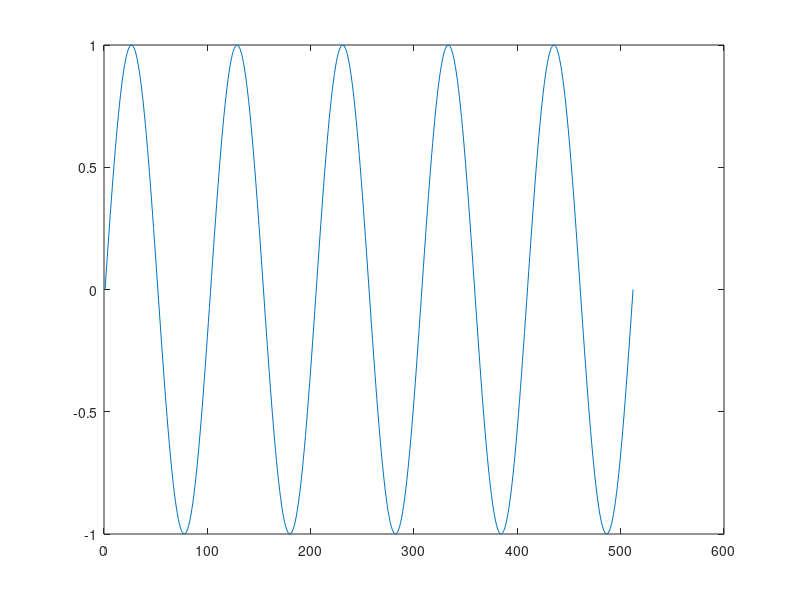
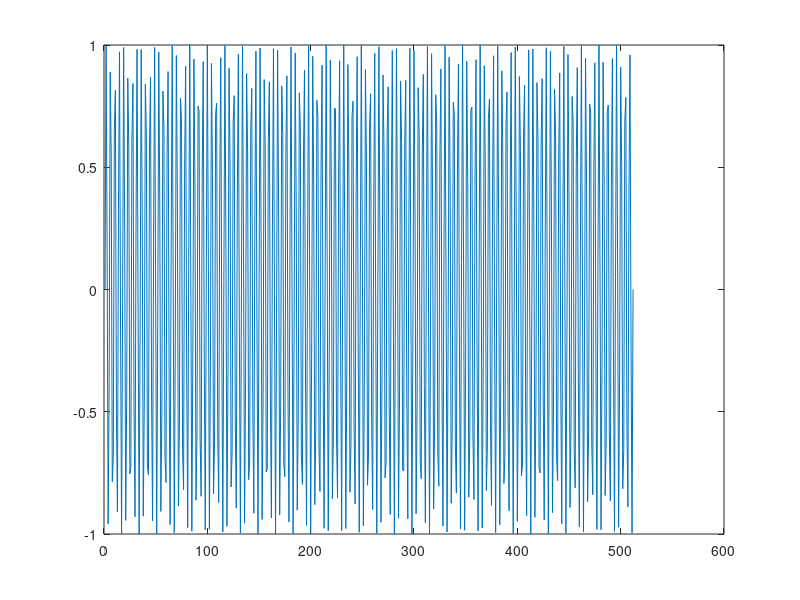
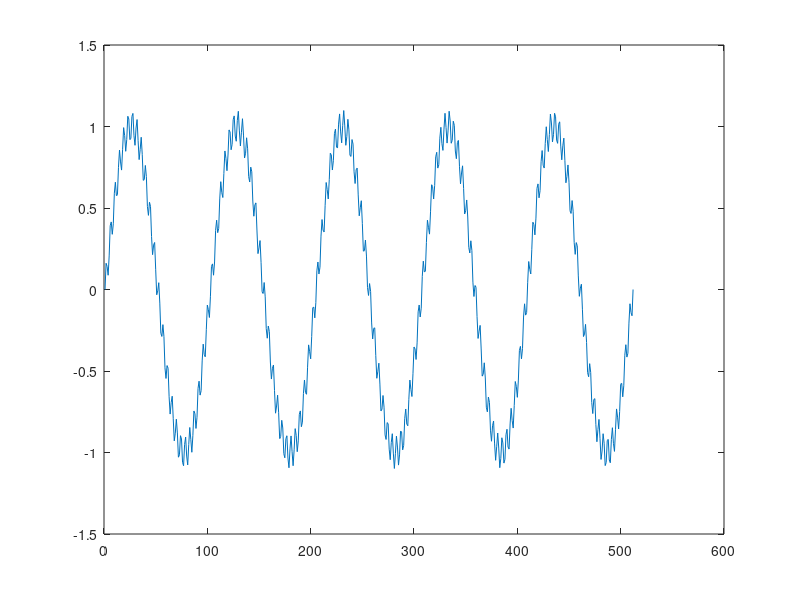
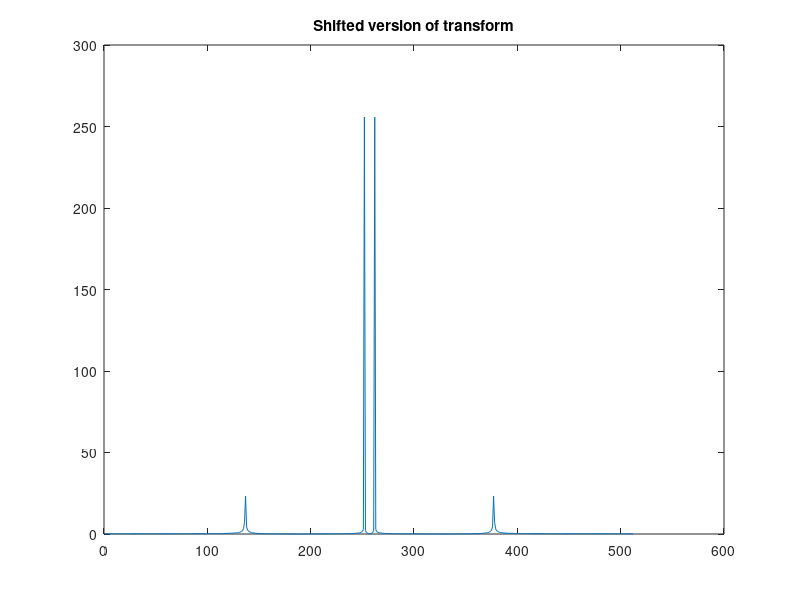

Reproduce these figures in MATLAB, in order.

%fft script examples Fall 2017  Brian Funt
%1d Example similar to fourier.m but different
x=0:511;
a5=x*5*2*pi/511;

a120=x*120*2*pi/511;
plot(sin(a5)) %plot a 5 cycle sine

input('5-cycle sine. Enter to Continue \n')

figure
plot(sin(a120)) %plot a 120 cycle sine
input('120-cylce sine. Enter to Continue \n')

figure
plot(sin(a5)+0.1*sin(a120)); %plot the weighted combination of 5 and 120 cycles
input('Combined 5 and 120 sines. Enter to Continue \n')

b=fft(sin(a5)+0.1*sin(a120)); %Make up 1d signal of 2 sines
figure
plot(abs(b));  %abs of a complex number is its magnitude
title('Magnitude of transform unshifted')
input('Enter to Continue \n')

%Now shift as well (not done in fourier.m example)
b=fftshift(b);  %shift so that the origin is in the middle
plot(abs(b))
title('Shifted version of transform')
input('Enter to Continue \n')

%now to 2d examples


[x y] = meshgrid(0:511, 0:511);

ah5 = sin(5*2*pi/511*x+0*y); %5 cycle horizontal sine
figure
imshow(ah5+1, [0 2]);  %Display the sine as an image. Add 1 to make in +ve
title('5 cycle 2D sine')
input('press enter to continue');

figure;
surf(ah5)
title('surf plot of 5 cycle 2D sine')
input('press enter to continue');


bh5=fftshift(fft2(ah5));
figure
magnitude_bh5=abs(bh5);
imshow(magnitude_bh5/max(magnitude_bh5(:)))
title('Magnitude of shifted FFT of 5-cycle horizontal sine')
input('press enter to continue');

av5 = sin(0*x+5*2*pi/511*y); %5 cycle vertical sine
figure
imshow(av5+1, [0 2]);  %Display the sine as an image. Add 1 to make in +ve
title('5-cycle vertical sine')
input('press enter to continue');


bv5=fftshift(fft2(av5)); 
figure
magnitude_bv5=abs(bv5);
imshow(magnitude_bv5/max(magnitude_bv5(:)))
title('Magnitude of shifted FFT of 5-cycle vertical sine')
input('press enter to continue');

ad5 = sin(5*2*pi/511*(x+y)/sqrt(2)); %5 cycle diagonal sine
figure
imshow(ad5+1, [0 2]);  %Display the sine as an image. Add 1 to make in +ve
title('5-cycle diagonal sine')
input('press enter to continue');

bd5=fftshift(fft2(ad5)); 
figure
magnitude_bd5=abs(bd5);
imshow(magnitude_bd5/max(magnitude_bd5(:)))
title('Magnitude of shifted FFT of 5-cycle diagonal sine')
input('press enter to continue');

avhd5=(av5+ah5+ad5)/3;  %combine all 3 sines into single complicated image
figure;
imshow(avhd5+1, [0 2]); %Display the sine as an image. Add 1 to make in +ve
title('5-cycle vertical+horizontal+diagonal sine')
input('press enter to continue');
bvhd5=fftshift(fft2(avhd5)); 
figure
magnitude_bvhd5=abs(bvhd5);
imshow(magnitude_bvhd5/max(magnitude_bvhd5(:)))
title('Magnitude of shifted FFT of 5-cycle combined sines')